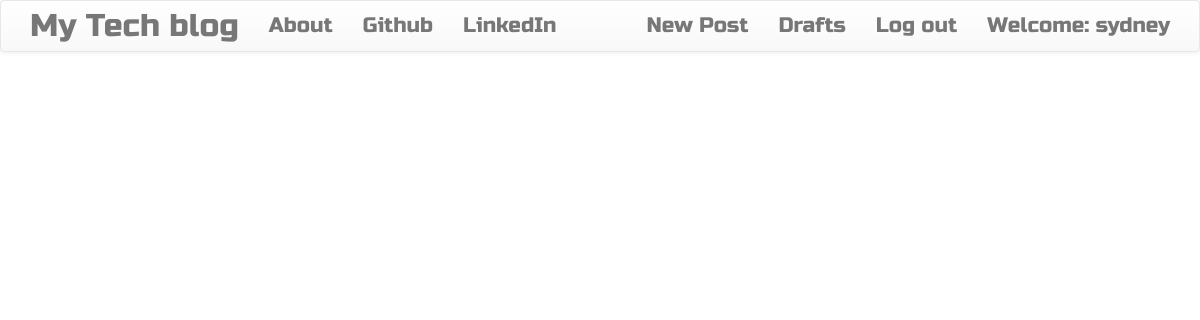
The page /drafts/ (signed in) on the database as committed earlier.
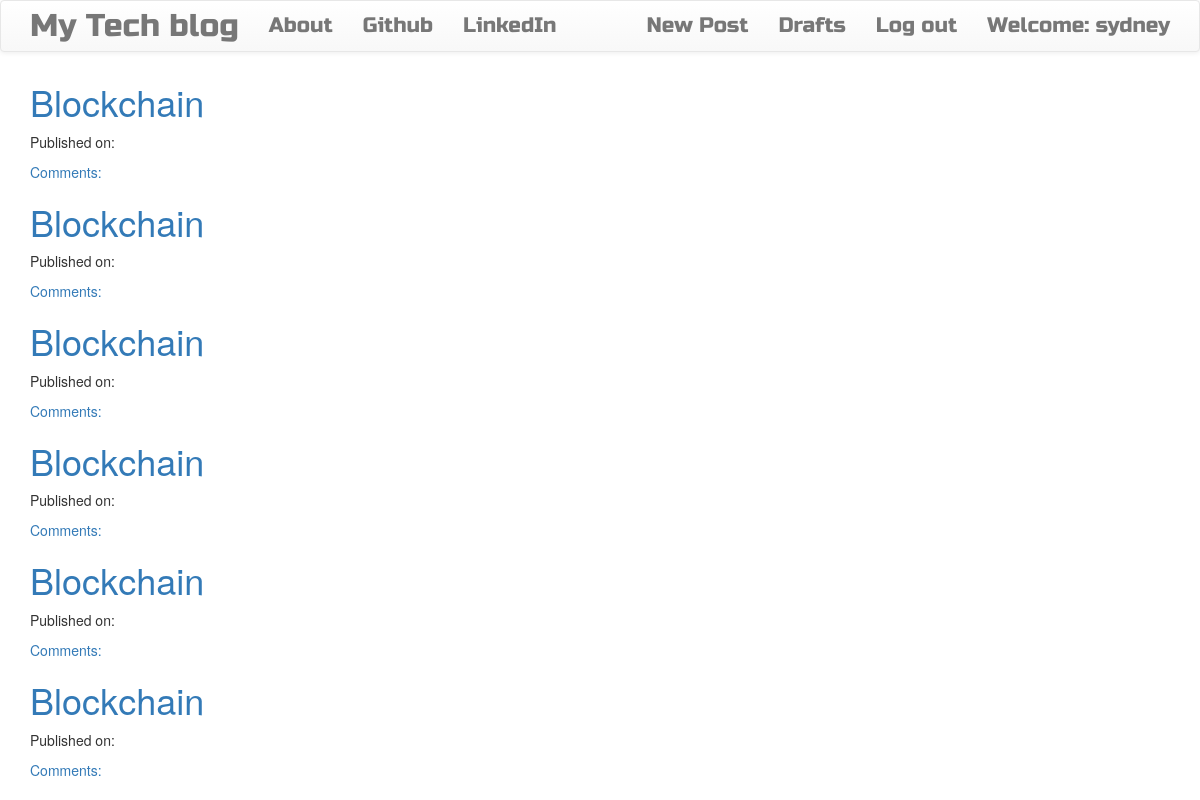
The same page on the database as committed later.
### blog/models.py (models this page shows, shortened)
class Post(models.Model):
    author = models.ForeignKey('auth.User',on_delete=models.CASCADE)
    title  = models.CharField(max_length=200)
    text = models.TextField()
    create_date = models.DateTimeField(default=timezone.now)
    published_date = models.DateTimeField(blank=True, null=True)

### blog/views.py (the view)
# urls.py: re_path(r'^drafts/$',views.DraftListView.as_view(),name='post_draft_list'),
class DraftListView(LoginRequiredMixin,ListView):
    login_url = '/login/'
    redirect_field_name = 'blog/post_list.html'
    model = Post
    def get_queryset(self):
        return Post.objects.filter(published_date__isnull=True).order_by('-create_date')

### blog/templates/blog/post_list.html
{% extends "blog/base.html" %}
{% block content %}
<div class="centerstage">
    {% for post in post_list %}
    <div class="post">
        <h1><a href="{% url 'post_detail' pk=post.pk%}">{{post.title}}</a></h1>
        <div class="date">
            <p>Published on: {{post.published|date:"D M Y"}}</p>
        </div>
        <a href="{% url 'post_detail' pk=post.pk %}">Comments: {{post.approved_comment.count}}</a>
    </div>
    {% endfor %}
</div>
{% endblock %}

### blog/templates/blog/base.html (shortened to what this page needs)
<!DOCTYPE html>
{% load static %}
<html>
    <head>
        <link rel="stylesheet" href="https://maxcdn.bootstrapcdn.com/bootstrap/3.3.7/css/bootstrap.min.css">
        <link rel="stylesheet" href="https://maxcdn.bootstrapcdn.com/bootstrap/3.3.7/css/bootstrap-theme.min.css">
        <link rel="stylesheet" href="//cdn.jsdelivr.net/medium-editor/latest/css/medium-editor.min.css" type="text/css" media="screen" charset="utf-8">
        <link rel="stylesheet" href="{% static 'css/blog.css' %}">
<body class='loader'>
  <nav class="navbar navbar-default techfont custom-navbar">
    <div class="container">
      <ul class="nav navbar-nav">
        <li><a class='navbar-brand bigbrand' href="{% url 'post_list' %}">My Tech blog</a></li>
        <li><a href="{% url 'about'%}">About</a></li>
        <li><a href="https://www.github.com">Github</a></li>
        <li><a href="https://www.linkedin.com">LinkedIn</a></li>
      </ul>
      <ul class="nav navbar-nav navbar-right">
        {% if user.is_authenticated %}
        <li>
          <a href="{% url 'post_new' %}" >New Post</a>
        </li>
        <li>
          <a href="{% url 'post_draft_list' %}">Drafts</a>
        </li>
        <li>
          <a href="{% url 'logout' %}" >Log out</a>
        </li>
        <li>
          <a >Welcome: {{ user.username }}</a>
        </li>
          {% else %}
          <li><a class='nav navbar-right' href="{% url 'login' %}" ><span class="glyphicon glyphicon-user"></span></a></li>
        {% endif %}
      </ul>
  </div>
</nav>
        <div class="content container">
            <div class="row">
                <div class="col-md-8">
                  <div class="blog_posts">
                    {% block content %}
                    {% endblock %}
                  </div>
                </div>
            </div>
        </div>
</body>
</html>

### blog/static/css/blog.css (style rules this page uses)
.techfont { font-family: 'Russo One', sans-serif; font-size: 1.5em; margin-bottom: 10px; }
.centerstage { margin-left: auto; margin-right: auto; }
.bigbrand { font-size: 1.5em; }
.loader { filter:hue-rotate(0deg); color: linear-gradient(45deg,#0f8,#08f); animation:hue 5000ms infinite linear; }

Rows that differ between the two databases and show on the page:
added Post: title "Blockchain"
added Post: title "Blockchain"
added Post: title "Blockchain"
added Post: title "Blockchain"
added Post: title "Blockchain"
added Post: title "Blockchain"
